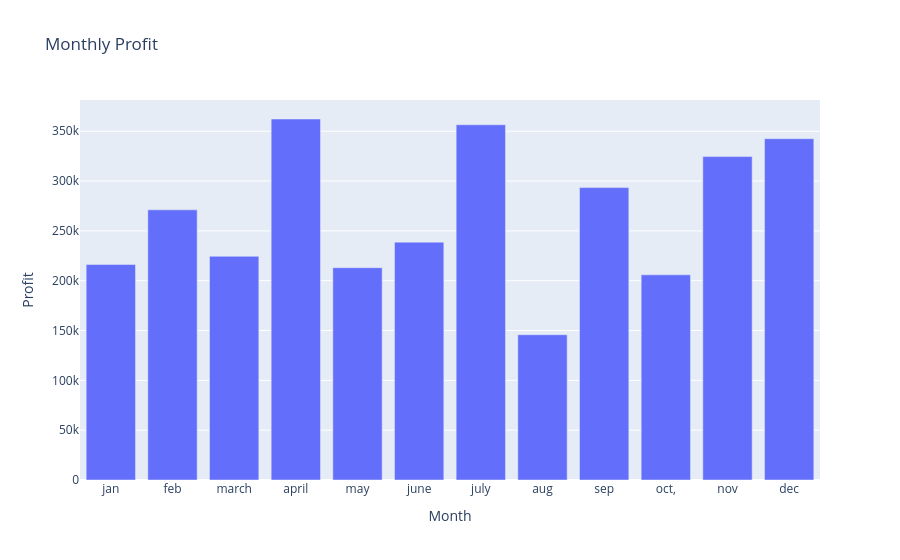

Notebook source saved alongside this figure:
### Code cell
# Calculate profit Profit = Revenue - Expenses and visualize monthly profit.
profit= revenue-expenses
bar_graph= px.bar(x=months,y=profit,title="Monthly Profit",labels={"x": "Month","y": "Profit"},orientation="v")
bar_graph.update_traces(
    textposition="outside",
    hovertemplate="Month: %{x}<br>Profit: ₹%{y:,.0f}<extra></extra>"
)

bar_graph.show()

### Figure 1 — Plotly figure (JSON) as saved in the notebook; plotly's stock layout.template omitted (floating-point values rounded to 4 significant figures)
{"data": [{"hovertemplate": "Month: %{x}<br>Profit: ₹%{y:,.0f}<extra></extra>", "legendgroup": "", "marker": {"color": "#636efa", "pattern": {"shape": ""}}, "name": "", "orientation": "v", "showlegend": false, "textposition": "outside", "type": "bar", "x": ["jan", "feb", "march", "april", "may", "june", "july", "aug", "sep", "oct,", "nov", "dec"], "xaxis": "x", "y": [216233, 271094, 224497, 362292, 213076, 238717, 356498, 145794, 293447, 205892, 324576, 342543], "yaxis": "y"}], "layout": {"barmode": "relative", "legend": {"tracegroupgap": 0}, "title": {"text": "Monthly Profit"}, "xaxis": {"anchor": "y", "domain": [0, 1], "title": {"text": "Month"}}, "yaxis": {"anchor": "x", "domain": [0, 1], "title": {"text": "Profit"}}}}
